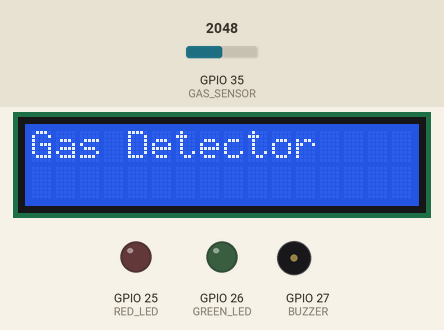
The sketch below on a simulated ESP32. Parts: 16×2 character LCD, output pins drawn as LEDs (lit = HIGH), buzzer (waves = sounding). The test bench sets the inputs (shaded band); at power-on: GPIO 35 (GAS_SENSOR) = 2048. WiFi joins after 1.5 s; servers stay silent unless stated; what the sketch prints to the serial monitor is not drawn.

Above: at 1.9 s.
At 5.0 s:
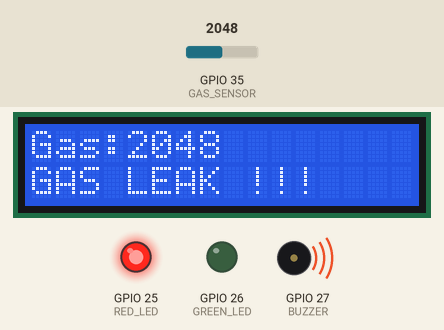
5.1 s: GPIO 35 (GAS_SENSOR) set to 1945
At 6.9 s:
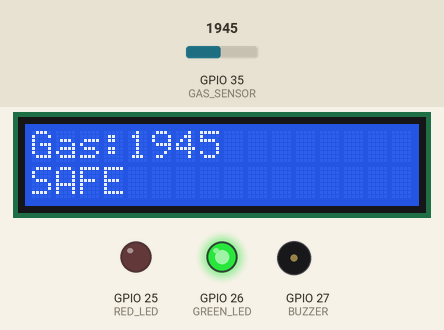
7.4 s: GPIO 35 (GAS_SENSOR) set to 2040
At 9.2 s:
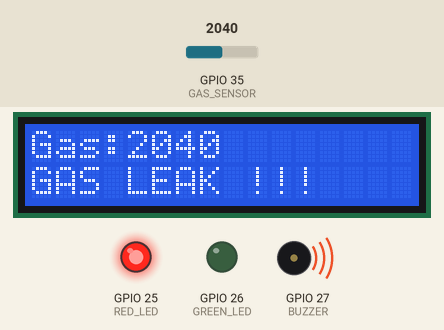
9.5 s: GPIO 35 (GAS_SENSOR) set to 2047
At 10.3 s:
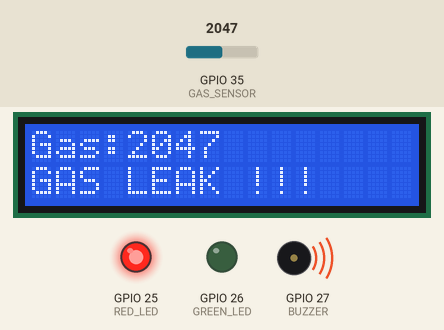
Timing chart, 0 to 12.5 s (numbered marks = the images above; inputs shaded):
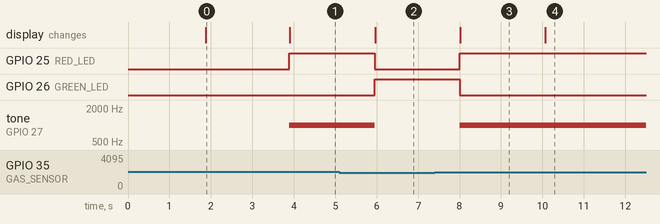

The sketch:

sketch.ino
```cpp
#define BLYNK_TEMPLATE_ID "TMPL3auzvYCuz"
#define BLYNK_TEMPLATE_NAME "Gas Leakage Detector"
#define BLYNK_AUTH_TOKEN "cpAM5bBuIhmnjFXg4Myod2qvMMKG4LIq"

#define BLYNK_PRINT Serial

#include <WiFi.h>
#include <WiFiClient.h>
#include <BlynkSimpleEsp32.h>
#include <LiquidCrystal_I2C.h>

char ssid[] = "Wokwi-GUEST";
char pass[] = "";

#define GREEN_LED 26
#define RED_LED 25
#define BUZZER 27
#define GAS_SENSOR 35

LiquidCrystal_I2C lcd(0x27, 16, 2);

bool alertSent = false;

void setup() {

  Serial.begin(115200);

  Blynk.begin(BLYNK_AUTH_TOKEN, ssid, pass);

  pinMode(GREEN_LED, OUTPUT);
  pinMode(RED_LED, OUTPUT);
  pinMode(BUZZER, OUTPUT);
  pinMode(GAS_SENSOR, INPUT);

  lcd.init();
  lcd.backlight();

  lcd.setCursor(0,0);
  lcd.print("Gas Detector");

  delay(2000);
  lcd.clear();
}

void loop() {

  Blynk.run();

  int gasValue = analogRead(GAS_SENSOR);

  Serial.print("Gas Value: ");
  Serial.println(gasValue);

  Blynk.virtualWrite(V0, gasValue);

  lcd.setCursor(0,0);
  lcd.print("Gas:");
  lcd.print(gasValue);
  lcd.print("     ");

  if(gasValue > 2000) {

    digitalWrite(RED_LED, HIGH);
    digitalWrite(GREEN_LED, LOW);

    tone(BUZZER, 1000);

    lcd.setCursor(0,1);
    lcd.print("GAS LEAK !!!  ");

    if(!alertSent) {
      Blynk.logEvent("gas_alert",
                     "Gas leakage detected!");
      alertSent = true;
    }

  }
  else {

    digitalWrite(RED_LED, LOW);
    digitalWrite(GREEN_LED, HIGH);

    noTone(BUZZER);

    lcd.setCursor(0,1);
    lcd.print("SAFE          ");

    alertSent = false;
  }

  delay(1000);
}
```

Measured:
- the behaviour switches between 2001 and 2000 on GPIO 35 (GAS_SENSOR) (found by bisection; images 1 and 2)
- after the input at 5.1 s, GPIO 25 (RED_LED): HIGH → LOW after 0.85 s; GPIO 26 (GREEN_LED): LOW → HIGH after 0.85 s; tone on GPIO 27 (BUZZER): 1000 Hz → silent after 0.85 s; the display: changes after 0.86 s (image 2)
- after the input at 7.4 s, GPIO 25 (RED_LED): LOW → HIGH after 0.60 s; GPIO 26 (GREEN_LED): HIGH → LOW after 0.60 s; tone on GPIO 27 (BUZZER): silent → 1000 Hz after 0.60 s; the display: changes after 0.62 s (image 3)
- after the input at 9.5 s, the display: changes after 0.57 s (image 4)
- what the display in image 0 shows lasts 2.0 s, from 1.9 s to 3.9 s
